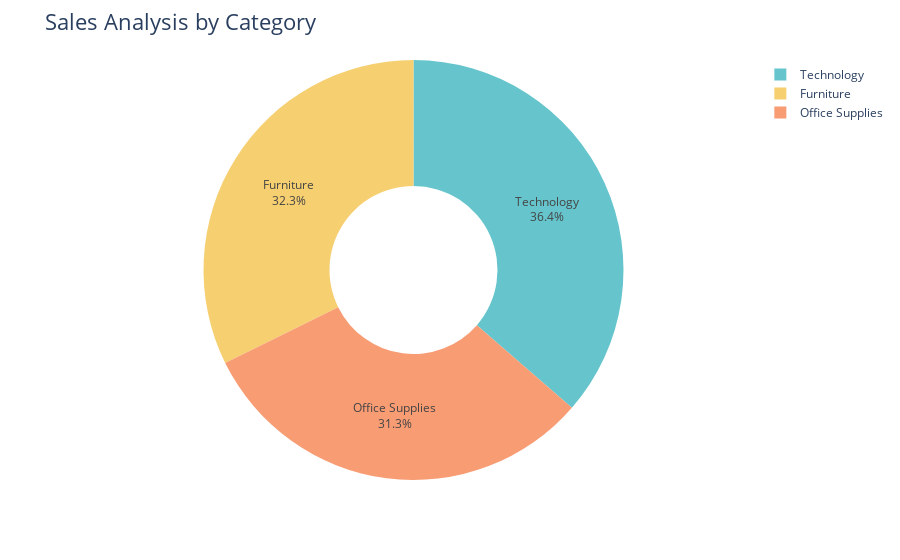

Write notebook code for a chart like this one.
### Code cell
fig = px.pie(sales_by_category,
             values = 'Sales',
             names = 'Category',
             hole = 0.4,
             color_discrete_sequence = px.colors.qualitative.Pastel)

fig.update_traces(textposition = 'inside', textinfo = 'percent + label')
fig.update_layout(title_text = 'Sales Analysis by Category', title_font = dict(size = 22))
fig.show()

### Figure 1 — Plotly figure (JSON) as saved in the notebook; plotly's stock layout.template omitted (floating-point values rounded to 4 significant figures)
{"data": [{"domain": {"x": [0, 1], "y": [0, 1]}, "hole": 0.4, "hovertemplate": "Category=%{label}<br>Sales=%{value}<extra></extra>", "labels": ["Furniture", "Office Supplies", "Technology"], "legendgroup": "", "name": "", "showlegend": true, "textinfo": "percent+label", "textposition": "inside", "type": "pie", "values": [742000.0, 719000.0, 836200.0]}], "layout": {"autosize": true, "legend": {"tracegroupgap": 0}, "margin": {"t": 60}, "piecolorway": ["rgb(102, 197, 204)", "rgb(246, 207, 113)", "rgb(248, 156, 116)", "rgb(220, 176, 242)", "rgb(135, 197, 95)", "rgb(158, 185, 243)", "rgb(254, 136, 177)", "rgb(201, 219, 116)", "rgb(139, 224, 164)", "rgb(180, 151, 231)", "rgb(179, 179, 179)"], "title": {"font": {"size": 22}, "text": "Sales Analysis by Category"}}}
